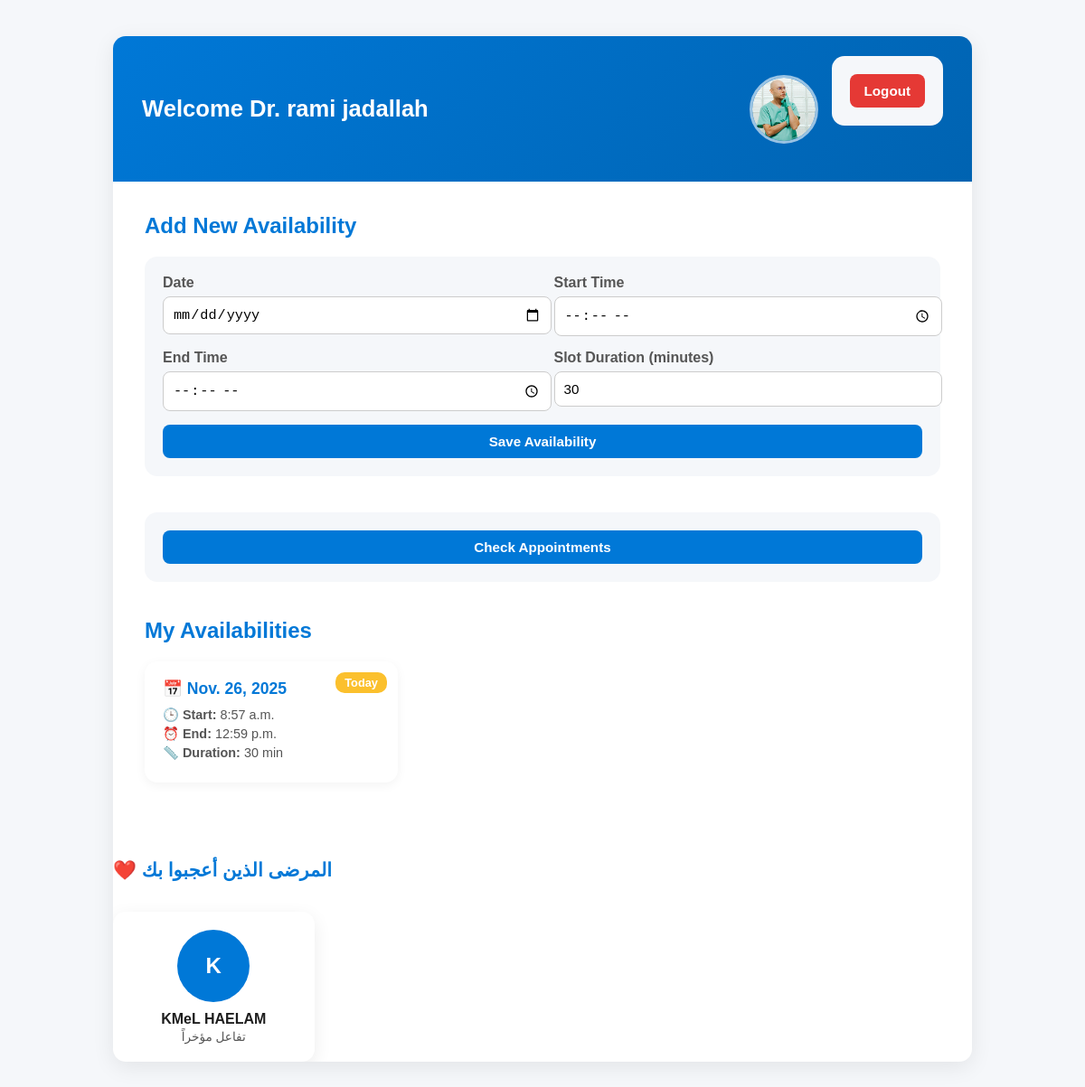
Screenshot of /doctorDashboard/ (signed in) with the database file from the repository.
### my_app/models.py (models this page shows, shortened)
class BaseProfile(models.Model):
    first_name = models.CharField(max_length=45, null=True, blank=True)
    last_name = models.CharField(max_length=45, null=True, blank=True)
    phone = models.CharField(max_length=20)
    birth_date = models.DateField(blank=True, null=True)
    gender = models.CharField(
        max_length=10,
        choices=[("M", "Male"), ("F", "Female")],
        blank=True
    )
    identity = models.FileField(upload_to='identities/', blank=True, null=True)
    class Meta:
        abstract = True  # ⚠️ هذا يخليه مجرد كلاس أساسي فقط

class DoctorProfile(BaseProfile):
    bio=models.TextField(blank=True)
    email=models.CharField(null=True)
    password=models.BinaryField(max_length=20,null=True)
    phone=models.CharField(max_length=20)
    clinic_name=models.CharField(max_length=120,blank=True)
    address=models.CharField(max_length=200,blank=True)
    photo = models.ImageField(upload_to='doctors/', blank=True, null=True)
    speciality = models.ForeignKey(Speciality, on_delete=models.SET_NULL, null=True, related_name='specialities')

class Availability(models.Model):
    doctor=models.ForeignKey(DoctorProfile,on_delete=models.CASCADE,related_name="availability")
    date=models.DateField()
    start_time=models.TimeField()
    end_time=models.TimeField()
    slot_duration_min=models.PositiveIntegerField(default=30)
    is_booked = models.BooleanField(default=False)

class Likes(models.Model):
    doctor=models.ForeignKey(DoctorProfile,on_delete=models.CASCADE,related_name="likes")
    patient=models.ForeignKey(PatientProfile,on_delete=models.CASCADE,related_name="likes_doctor")
    created_at = models.DateTimeField(auto_now_add=True)
    class Meta:
        unique_together = ('doctor', 'patient')  # يمنع تكرار اللايك

class PatientProfile(BaseProfile):
    identity=models.FileField()
    phone=models.CharField(max_length=20)
    email=models.CharField(null=True)
    password=models.BinaryField(max_length=20,null=True)
    birth_date=models.DateField(blank=True,null=True)
    gender=models.CharField(max_length=10,choices=[("M","Male"),("F","Female")],blank=True)

### my_app/views.py (the view)
# urls.py: path('doctorDashboard/', views.doctor_dash ,name='doctor_dash'),
def doctor_dash(request):
    doctor_id=request.session.get('doctor_id')
    doctor=get_object_or_404(DoctorProfile,id=doctor_id)
    today = date.today()
    availabilities= Availability.objects.filter(doctor=doctor).order_by("-date")
    doctor_id = request.session.get('doctor_id')
    if not doctor_id:
        messages.error(request, "يرجى تسجيل الدخول أولًا.")
        return redirect('doctor_login')
    doctor = DoctorProfile.objects.get(id=doctor_id)
    likes=Likes.objects.filter(doctor=doctor).select_related("patient")
    return render(request, "doctordash.html", {"doctor": doctor,"availabilities":availabilities,'today': today,"likes":likes})

### my_app/templates/doctordash.html (shortened to what this page needs)
{% load static %}
<!DOCTYPE html>
<html lang="en">
<head>
</head>
<body>
<div class="container">
    <header>
        <h1>Welcome Dr. {{ doctor.first_name }} {{ doctor.last_name }}</h1>
        <div class="header-right">
            {% if doctor.photo %}
                <img src="{{ doctor.photo.url }}" alt="Doctor Photo" class="doctor-photo">
            {% else %}
                <img src="{% static 'images/doctor.jpg' %}" alt="Default Doctor Photo" class="doctor-photo">
            {% endif %}
            <form method="POST" action="{% url 'logout' %}">
                <button type="submit" class="logout">Logout</button>
            </form>
        </div>
    </header>
    <div class="content">
        <h2>Add New Availability</h2>
        <form method="post" action="{% url 'available_doctor' %}">
            <div>
                <label for="date">Date</label>
                <input type="date" name="date" required>
            </div>
            <div>
                <label for="start_time">Start Time</label>
                <input type="time" name="start_time" required>
            </div>
            <div>
                <label for="end_time">End Time</label>
                <input type="time" name="end_time" required>
            </div>
            <div>
                <label for="slot_duration_min">Slot Duration (minutes)</label>
                <input type="number" name="slot_duration_min" min="10" max="120" value="30">
            </div>
            <button type="submit">Save Availability</button>
        </form>
        <form method="POST" action="{% url 'doctor_appointments'%}">
            <button type="submit">Check Appointments</button>
        </form>
        {% if availabilities %}
            <h2>My Availabilities</h2>
            <div class="availability-grid">
                {% for available in availabilities %}
                    <div class="availability-card">
                        {% if available.date == today %}
                            <div class="tag today">Today</div>
                        {% elif available.date > today %}
                            <div class="tag upcoming">Upcoming</div>
                        {% else %}
                            <div class="tag past">Past</div>
                        {% endif %}
                        <h3>📅 {{ available.date }}</h3>
                        <p><strong>🕒 Start:</strong> {{ available.start_time }}</p>
                        <p><strong>⏰ End:</strong> {{ available.end_time }}</p>
                        <p><strong>📏 Duration:</strong> {{ available.slot_duration_min }} min</p>
                    </div>
                {% endfor %}
            </div>
        {% else %}
            <p class="no-data">No availability added yet.</p>
        {% endif %}
    </div>
<div class="likes-section">
  <h5>❤️ المرضى الذين أعجبوا بك</h5>
  {% if likes %}
    <div class="likes-grid">
      {% for like in likes %}
        <div class="likes-card">
          {% if like.patient.photo %}
            <img src="{{ like.patient.photo.url }}" alt="{{ like.patient.first_name }}">
          {% else %}
            <div class="placeholder">
              {{ like.patient.first_name|slice:":1" }}
            </div>
          {% endif %}
          <strong>{{ like.patient.first_name }} {{ like.patient.last_name }}</strong>
          <p>تفاعل مؤخراً</p>
        </div>
      {% endfor %}
    </div>
  {% else %}
    <p class="text-muted">لم يقم أي مريض بالإعجاب بعد.</p>
  {% endif %}
</div>
</div>
</body>
</html>

### my_app/templates/doctordash.html (style rules this page uses)
:root { --primary: #0078d7; --secondary: #f5f7fa; --text-dark: #1e1e1e; --text-light: #555; --danger: #e53935; --success: #43a047; --warning: #fbc02d; --white: #fff; --card-bg: #ffffff; --border-radius: 14px; }
body { margin: 0; font-family: "Poppins", Arial, sans-serif; background: var(--secondary); color: var(--text-dark); }
.container { max-width: 950px; margin: 40px auto; background: var(--white); border-radius: var(--border-radius); box-shadow: 0 6px 25px rgba(0, 0, 0, 0.08); overflow: hidden; }
header { background: linear-gradient(135deg, var(--primary), #0063b1); color: white; padding: 22px 32px; display: flex; justify-content: space-between; align-items: center; gap: 20px; }
header h1 { margin: 0; font-size: 1.6rem; flex: 1; }
.header-right { display: flex; align-items: center; gap: 15px; }
.doctor-photo { width: 70px; height: 70px; border-radius: 50%; object-fit: cover; border: 3px solid rgba(255,255,255,0.6); }
.logout { background: var(--danger); color: white; text-decoration: none; padding: 10px 16px; border-radius: 8px; font-weight: 600; font-size: 0.95rem; transition: background 0.2s; border: none; cursor: pointer; }
.content { padding: 35px; }
h2 { color: var(--primary); margin-top: 0; }
form { display: grid; grid-template-columns: 1fr 1fr; gap: 15px 25px; background: var(--secondary); padding: 20px; border-radius: var(--border-radius); margin-bottom: 40px; }
label { font-weight: 600; margin-bottom: 6px; display: block; color: var(--text-light); }
input, button { width: 100%; padding: 10px; border: 1px solid #ccc; border-radius: 8px; font-size: 0.95rem; }
button { grid-column: span 2; background: var(--primary); color: white; font-weight: 600; border: none; cursor: pointer; transition: background 0.2s; }
.availability-grid { display: grid; grid-template-columns: repeat(auto-fill, minmax(250px, 1fr)); gap: 20px; }
.availability-card { background: var(--card-bg); border-radius: var(--border-radius); box-shadow: 0 3px 12px rgba(0,0,0,0.05); padding: 20px; transition: all 0.25s ease; position: relative; overflow: hidden; }
.availability-card h3 { margin: 0 0 10px 0; color: var(--primary); font-size: 1.1rem; display: flex; align-items: center; gap: 8px; }
.availability-card p { margin: 4px 0; color: var(--text-light); font-size: 0.9rem; }
.tag { position: absolute; top: 12px; right: 12px; font-size: 0.8rem; font-weight: 600; color: white; padding: 4px 10px; border-radius: 10px; }
.tag.today { background: var(--warning); }
.likes-section { margin-top: 50px; }
.likes-section h5 { color: #0078d7; font-weight: 700; font-size: 1.3rem; display: flex; align-items: center; gap: 8px; }
.likes-grid { display: grid; grid-template-columns: repeat(auto-fill, minmax(220px, 1fr)); gap: 20px; margin-top: 15px; }
.likes-card { background: #ffffff; border-radius: 14px; box-shadow: 0 6px 20px rgba(0,0,0,0.08); padding: 20px 10px; display: flex; flex-direction: column; align-items: center; transition: transform 0.25s ease, box-shadow 0.25s ease; cursor: pointer; }
.likes-card .placeholder { width: 80px; height: 80px; border-radius: 50%; background: #0078d7; color: white; display: flex; justify-content: center; align-items: center; font-weight: 700; font-size: 1.5rem; margin-bottom: 10px; }
.likes-card strong { font-size: 1rem; color: #1e1e1e; }
.likes-card p { margin: 2px 0 0 0; color: #555; font-size: 0.85rem; }

### rows the page displays
DoctorProfile: first_name "rami", last_name "jadallah", photo (picture)
Availability: shows "Today", date "Nov. 26, 2025", start_time "8:57 a.m.", end_time "12:59 p.m.", slot_duration_min "30"
Likes: patient.first_name "K", patient.first_name "KMeL", patient.last_name "HAELAM"
